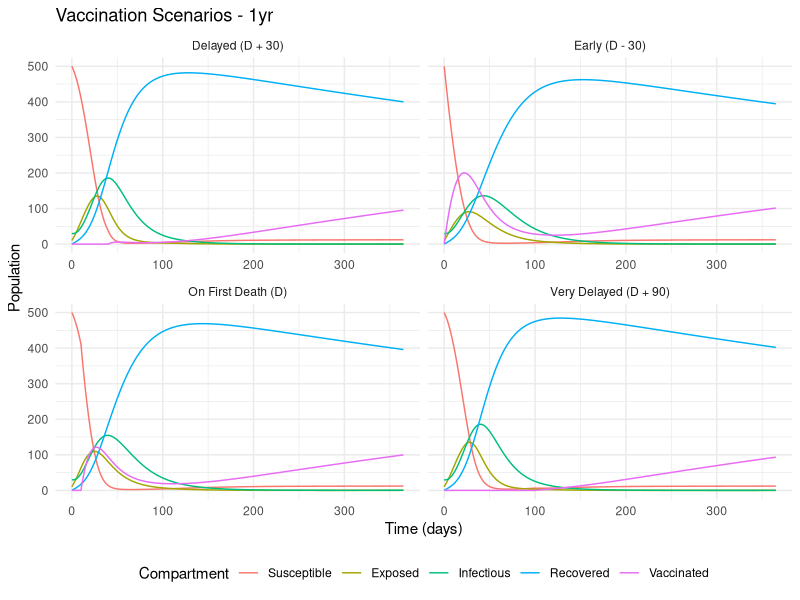
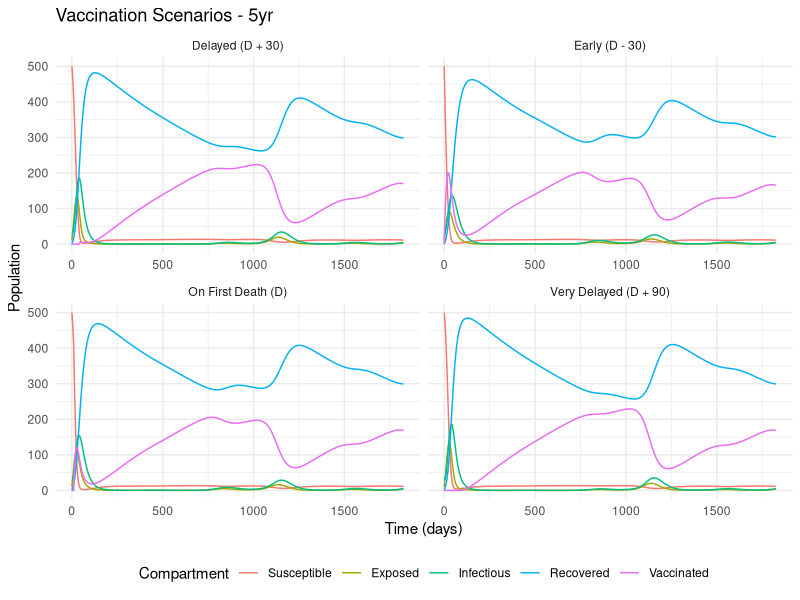
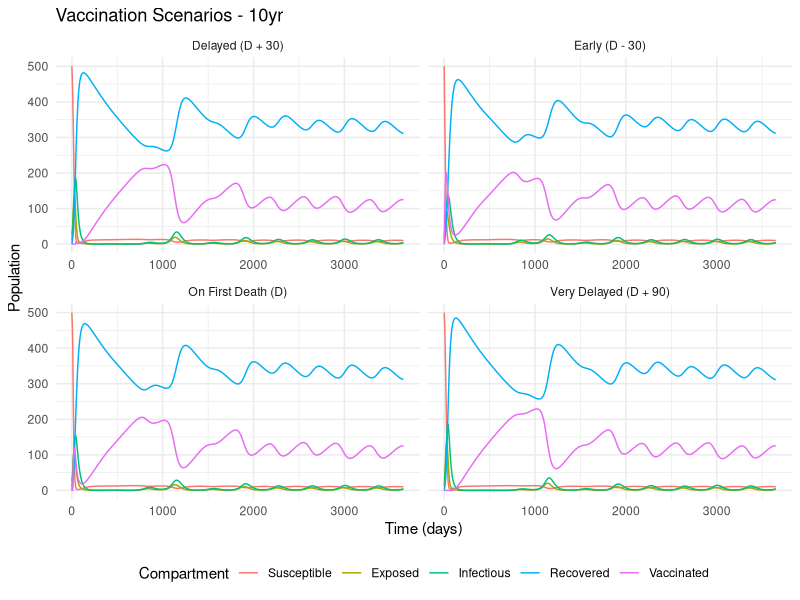
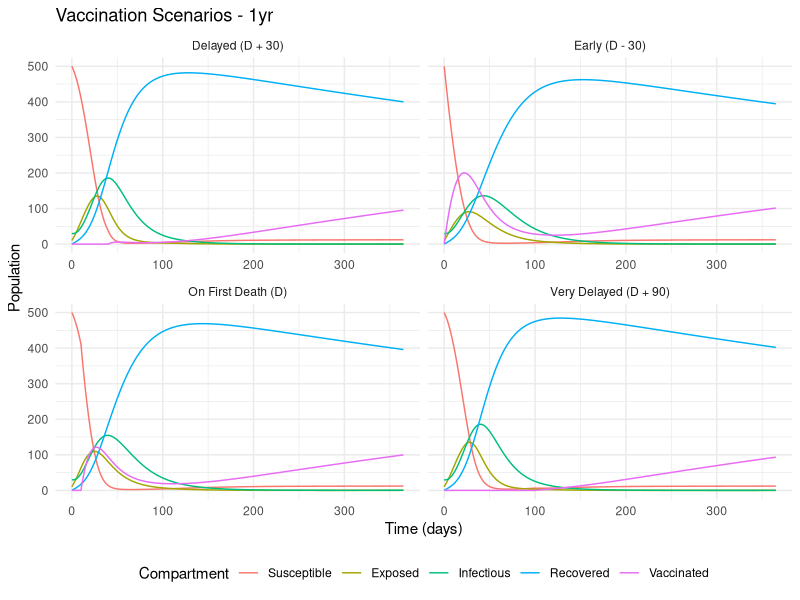
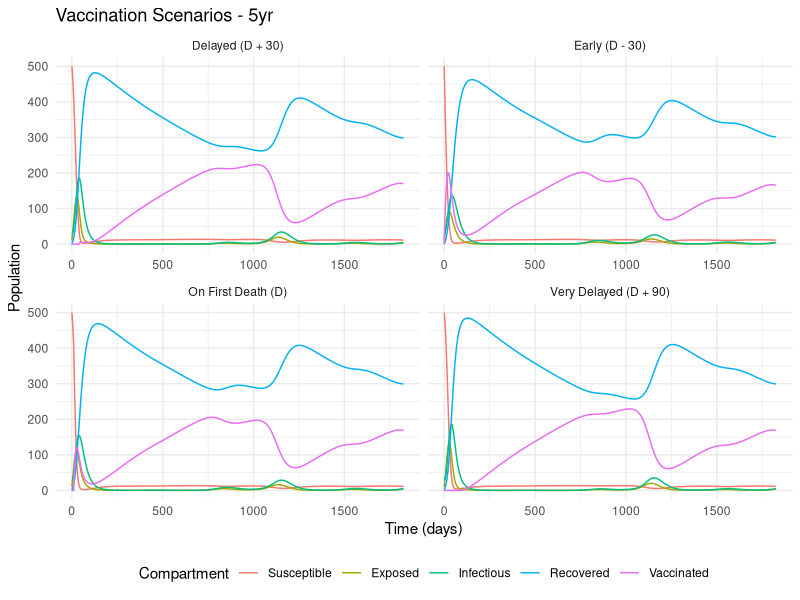
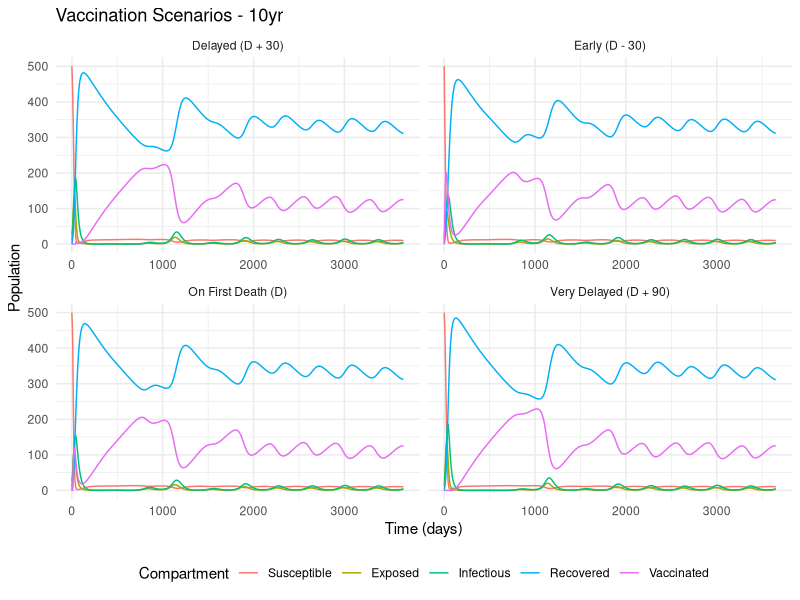

Here is the R script that generated these plots, in order:
library(deSolve)
library(ggplot2)
library(dplyr)
library(tidyr)

# ----------------------------------------
# Seasonal Vaccination Model with Logistic Vector Birth
# ----------------------------------------

diff_HV_vax_seasonal <- function(t, pop, para){
  alpha_t <- para$alpha * (1 + para$A * cos(2 * pi * t / para$T + para$phi))
  b_v_t <- para$b_v * (1 + para$A_b * cos(2 * pi * t / para$T + para$phi_b))
  
  Sh <- pop[1]; Eh <- pop[2]; Ih <- pop[3]; Rh <- pop[4]; Vh <- pop[5]
  Ddh <- pop[6]; Dmh <- pop[7]; Sv <- pop[8]; Ev <- pop[9]; Iv <- pop[10]; Dv <- pop[11]
  Nh <- Sh + Eh + Ih + Rh + Vh
  Nv <- Sv + Ev + Iv
  
  # Time-dependent vaccination and force of infection
  nu_t <- ifelse(t >= para$t_vax, para$nu_rate, 0)
  lambda_h <- para$f_h * alpha_t * para$p_h * Iv / Nh
  lambda_h_v <- (1 - para$epsilon_v) * lambda_h
  lambda_v <- para$f_h * alpha_t * para$p_v * Ih / Nh
  
  logistic_birth <- b_v_t * Nv * (1 - Nv / para$K_v)
  
  dSh <- (1 - para$nu) * para$b_h * Nh - lambda_h * Sh - nu_t * Sh + para$omega * Rh + para$omega_v * Vh - para$mu_h * Sh
  dEh <- lambda_h * Sh - para$sigma_h * Eh - para$mu_h * Eh + lambda_h_v * Vh
  dIh <- para$sigma_h * Eh - para$gamma * Ih - (para$mu_h + para$d) * Ih
  dRh <- para$gamma * Ih - para$omega * Rh - para$mu_h * Rh
  dVh <- para$nu * para$b_h * Nh + nu_t * Sh - para$omega_v * Vh - lambda_h_v * Vh - para$mu_h * Vh
  dDdh <- para$d * Ih
  dDmh <- para$mu_h * (Ih + Eh + Sh + Vh + Rh)
  dSv <- logistic_birth - lambda_v * Sv - para$mu_v * Sv
  dEv <- lambda_v * Sv - para$sigma_v * Ev - para$mu_v * Ev
  dIv <- para$sigma_v * Ev - para$mu_v * Iv
  dDv <- para$mu_v * (Sv + Ev + Iv)
  
  return(list(c(dSh, dEh, dIh, dRh, dVh, dDdh, dDmh, dSv, dEv, dIv, dDv)))
}

ODE_model <- function(para, ICs, maxtime){
  t_seq <- seq(0, maxtime, 1)
  out <- ode(y = ICs, times = t_seq, func = diff_HV_vax_seasonal, parms = para, method = "ode45")
  as.data.frame(out)
}

# ----------------------------------------
# Parameters and Initial Conditions
# ----------------------------------------
base_para <- list(
  b_h = 1.1e-5, b_v = 0.25, f_h = 0.6,
  alpha = 0.8, p_h = 0.2, p_v = 0.5,
  sigma_h = 1/10, sigma_v = 1/15,
  gamma = 1/20, omega = 0.0009, d = 0.003,
  mu_h = 1.1e-5, mu_v = 0.1,
  nu = 0.3, nu_rate = 0.04, t_vax = Inf,
  epsilon_v = 0.7, omega_v = 1/730,
  A = 0.3, T = 365, phi = 0,
  A_b = 0.2, phi_b = 0,
  K_v = 5000
)

ICs <- c(Sh = 500, Eh = 10, Ih = 30, Rh = 0, Vh = 0,
         Ddh = 0, Dmh = 0,
         Sv = 4000, Ev = 100, Iv = 50, Dv = 0)

time_horizons <- list("1yr" = 365, "5yr" = 1825, "10yr" = 3650)
all_runs <- list()

# ----------------------------------------
# Simulation Loop by Time Horizon
# ----------------------------------------
for (label in names(time_horizons)) {
  maxtime <- time_horizons[[label]]
  para <- base_para
  
  # Run baseline to find first death
  para$t_vax <- Inf
  baseline <- ODE_model(para, ICs, maxtime)
  first_death_day <- which(baseline$Ddh >= 1)[1] - 1
  if (is.na(first_death_day)) next
  
  timings <- list(
    "Early (D - 30)" = max(0, first_death_day - 30),
    "On First Death (D)" = first_death_day,
    "Delayed (D + 30)" = first_death_day + 30,
    "Very Delayed (D + 90)" = first_death_day + 90
  )
  
  scenarios <- lapply(names(timings), function(name){
    para$t_vax <- timings[[name]]
    sim <- ODE_model(para, ICs, maxtime)
    sim$scenario <- name
    sim$time_horizon <- label
    sim
  })
  
  all_runs[[label]] <- do.call(rbind, scenarios)
}

all_vax_data <- do.call(rbind, all_runs)

# ----------------------------------------
# Plot by Time Horizon (separate plots)
# ----------------------------------------
seir_long <- all_vax_data %>%
  select(time, time_horizon, scenario, Sh, Eh, Ih, Rh, Vh) %>%
  pivot_longer(cols = c(Sh, Eh, Ih, Rh, Vh), names_to = "Compartment", values_to = "Count")

seir_long$Compartment <- factor(seir_long$Compartment,
                                levels = c("Sh", "Eh", "Ih", "Rh", "Vh"),
                                labels = c("Susceptible", "Exposed", "Infectious", "Recovered", "Vaccinated"))

for (horizon in unique(seir_long$time_horizon)) {
  data_subset <- seir_long %>% filter(time_horizon == horizon)
  
  p <- ggplot(data_subset, aes(x = time, y = Count, color = Compartment)) +
    geom_line() +
    facet_wrap(~ scenario, ncol = 2, scales = "free_x") +
    labs(title = paste("Vaccination Scenarios -", horizon),
         x = "Time (days)", y = "Population") +
    theme_minimal() +
    theme(legend.position = "bottom")
  
  print(p)
  ggsave(paste0("RFigs/vax_seasonal_", horizon, ".pdf"), plot = p, width = 8, height = 6)
}

# ----------------------------------------
# Final summary: deaths, peak Ih, and peak day
# ----------------------------------------
summary_stats <- all_vax_data %>%
  group_by(time_horizon, scenario) %>%
  summarise(
    final_Ddh = round(max(Ddh), 2),
    peak_Ih = round(max(Ih), 2),
    peak_day = time[which.max(Ih)],
    .groups = "drop"
  )

print(summary_stats)
